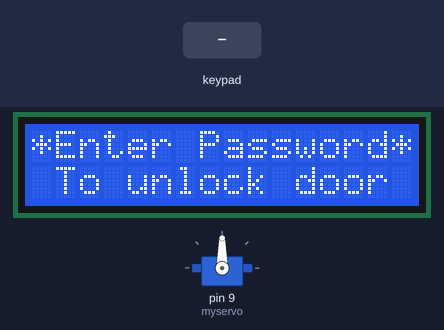
Recording of a sketch running on a simulated Arduino Uno, built with avr-gcc and run on an emulated ATmega328P. Parts: servo, 16×2 character LCD. The test bench sets the inputs (shaded band).

Above: at 1.2 s.
1.3 s: keypad keys 1 2 3 4 pressed 0.4 s apart
At 1.51 s:
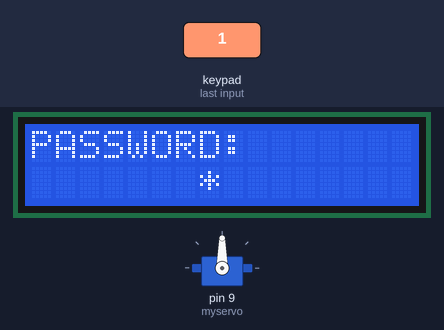
At 4.4 s:
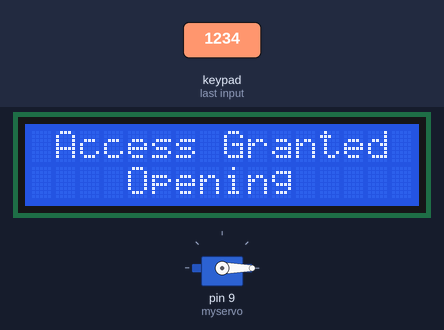
4.9 s: key '2' pressed
7.9 s: keypad keys 1 2 3 4 # pressed 0.4 s apart
At 12.6 s:
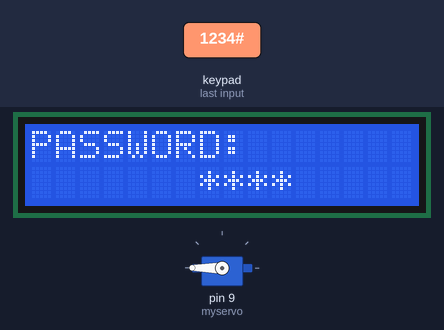
Timing chart, 0 to 18.7 s (numbered marks = the images above; inputs shaded):
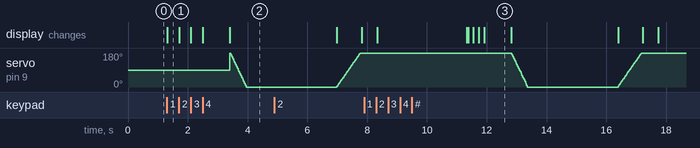

The sketch:

Password_Lock_Code.ino
```cpp
#include <Keypad.h>

#include <LiquidCrystal.h>
#include <Servo.h>

Servo myservo;
int pos=0; // LCD Connections
LiquidCrystal lcd(A0,A1,A2,A3,A4,A5);
const byte rows=4;
const byte cols=3;

char key[rows][cols]={
{'1','2','3'},
{'4','5','6'},
{'7','8','9'},
{'*','0','#'}
};
byte rowPins[rows]={1,2,3,4};
byte colPins[cols]={5,6,7};
Keypad keypad= Keypad(makeKeymap(key),rowPins,colPins,rows,cols);
char* password="1234";
int currentposition=0;


void setup()
{
displayscreen();
myservo.attach(9); //SERVO ATTACHED//
lcd.begin(16,2);
}

void loop()
{
if( currentposition==0)
{
displayscreen();
}
int l;
char code=keypad.getKey();
if(code!=NO_KEY)
{
lcd.clear();
lcd.setCursor(0,0);
lcd.print("PASSWORD:");
lcd.setCursor(7,1);
lcd.print(" ");
lcd.setCursor(7,1);
for( l=0;l<=currentposition;++l)
{
lcd.print("*");
}

if (code==password[currentposition])
{
++currentposition;
if(currentposition==4)
{
unlockdoor();
currentposition=0;
}
}

else
{
incorrect();
currentposition=0;
}

  }

}

//*Open door*//

void unlockdoor()
{
delay(900);

lcd.setCursor(0,0);
lcd.println(" ");
lcd.setCursor(1,0);
lcd.print("Access Granted");
lcd.setCursor(4,1);
lcd.println("Opening");
lcd.setCursor(15,1);
lcd.println(" ");
lcd.setCursor(16,1);
lcd.println(" ");
lcd.setCursor(14,1);
lcd.println(" ");
lcd.setCursor(13,1);
lcd.println(" ");


for(pos = 180; pos>=0; pos-=5) // goes from 180 degrees to 0 degrees
{
myservo.write(pos); // tell servo to go to position in variable 'pos'
delay(15); // waits 15ms for the servo to reach the position
}
delay(3000);


for(pos = 0; pos <= 180; pos +=5) // goes from 0 degrees to 180 degrees
{
myservo.write(pos); // tell servo to go to position in variable 'pos'
delay(15);


currentposition=0;

lcd.clear();
displayscreen();

}
}

//*Wrong password*//

void incorrect()
{
delay(500);
lcd.clear();
lcd.setCursor(1,0);
lcd.print("Password");
lcd.setCursor(6,0);
lcd.print("Incorrect");
lcd.setCursor(15,1);
lcd.println(" ");
lcd.setCursor(4,1);
lcd.println("Try again");

lcd.setCursor(13,1);
lcd.println(" ");
Serial.println("Wrong code, access denied");
delay(3000);
lcd.clear();
displayscreen();
}
//*Creal Screen*//
void clearscreen()
{
lcd.setCursor(0,0);
lcd.println(" ");
lcd.setCursor(0,1);
lcd.println(" ");
lcd.setCursor(0,2);
lcd.println(" ");
lcd.setCursor(0,3);
lcd.println(" ");
}

//*Initial Message*//
void displayscreen()
{

lcd.setCursor(0,0);
lcd.println("*Enter Password*");
lcd.setCursor(1 ,1);

lcd.println("To unlock door");
}
//*Arm Servo *//
void armservo()
{

for (pos=180;pos<=180;pos+=50)
{
myservo.write(pos);
delay(5);
}
delay(5000);

for(pos=180;pos>=0;pos-=50)
{
myservo.write(pos);
}

}
```

Measured:
- after the input at 1.3 s, the display: changes at once (image 1)
- what the display in image 3 shows lasts 0.9 s, from 11.9 s to 12.8 s
